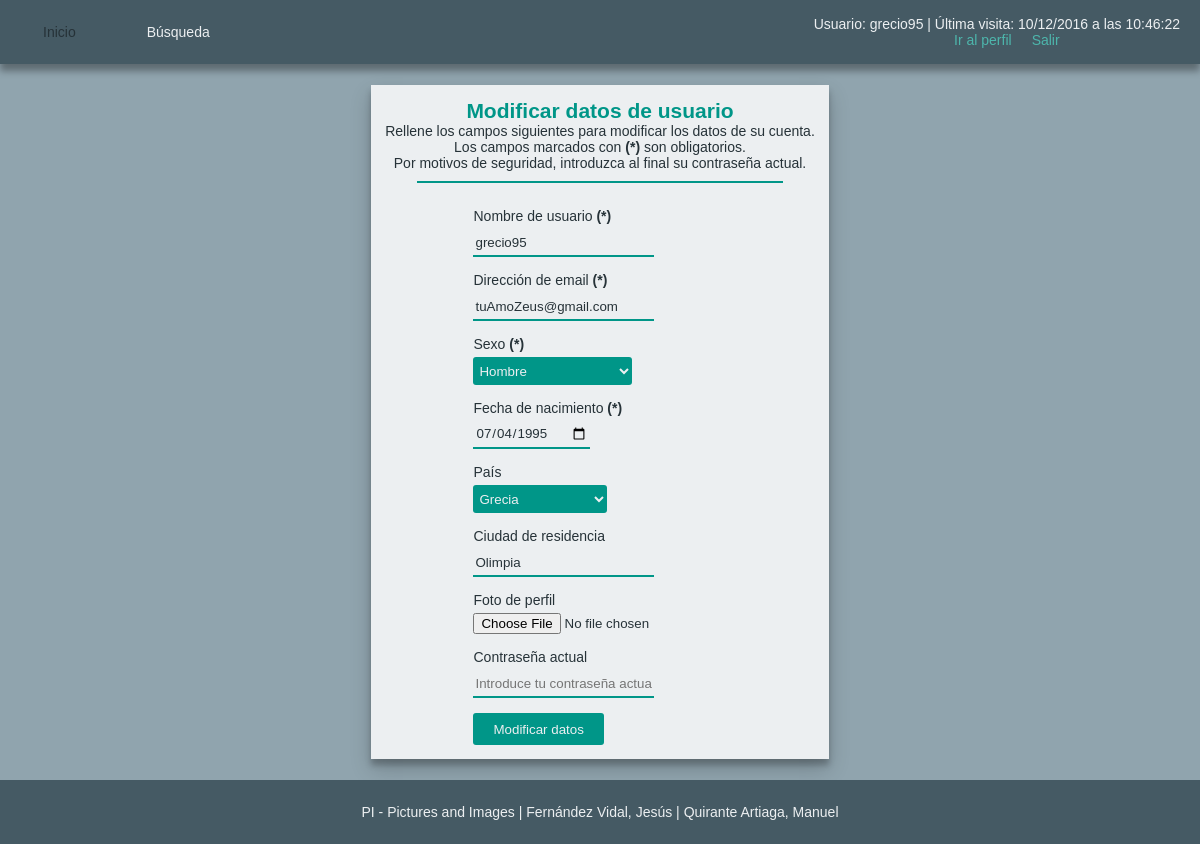
Screenshot of /usu/modificarDatos.php (signed in) with the database file from the repository.
### tables this page shows
CREATE TABLE IF NOT EXISTS `usuarios` (
  `IdUsuario` int(11) NOT NULL AUTO_INCREMENT,
  `NomUsuario` varchar(15) NOT NULL,
  `ClaveUsuario` varchar(15) NOT NULL,
  `EmailUsuario` varchar(200) NOT NULL,
  `SexoUsuario` tinyint(4) NOT NULL,
  `FNacimientoUsuario` date NOT NULL,
  `CiudadUsuario` varchar(100) DEFAULT NULL,
  `PaisUsuario` int(11) DEFAULT NULL,
  `FotoUsuario` varchar(256) NOT NULL DEFAULT 'img/com/avatar.png',
  `FRegistroUsuario` timestamp NOT NULL DEFAULT CURRENT_TIMESTAMP,
  PRIMARY KEY (`IdUsuario`),
  UNIQUE KEY `NomUsuario` (`NomUsuario`),
  UNIQUE KEY `EmailUsuario` (`EmailUsuario`),
  KEY `FK_usuarios_paises` (`PaisUsuario`),
  CONSTRAINT `FK_usuarios_paises` FOREIGN KEY (`PaisUsuario`) REFERENCES `paises` (`IdPais`) ON DELETE SET NULL ON UPDATE CASCADE
);

### inc/func/mysql/basico.inc.php (called while the page is built, shortened)
<?php
	function abrirConexion()
	{
		return true;
	}
	function ejecutarSQL($sql)
	{
		global $conexionBD, $directorioRaiz;
		if (!($resultado = $conexionBD->query($sql)))
		{
			echo "<p><img src='$directorioRaiz"."img/com/error.png' alt='Error' /></p>";
			$tipoConsulta = explode(" ", $sql, 2)[0];
			switch ($tipoConsulta)
			{
				case "INSERT":
				case "insert":
				{
					echo "<p>No se pudo añadir los datos al servidor.</p>";
					break;
				}
				case "UPDATE":
				case "update":
				{
					echo "<p>No se pudo modificar los datos del servidor.</p>";
					break;
				}
				case "DELETE":
				case "delete":
				{
					echo "<p>No se pudo eliminar los datos del servidor.</p>";
					break;
				}
				default:
				{
					echo "<p>No se pudo recuperar los datos del servidor.</p>";
					break;
				}
			}
			return false;
		}
		return $resultado;
	}
?>
<?php
	function getSQLUsuario($usu)
	{
		return "SELECT NomUsuario, ClaveUsuario, EmailUsuario, SexoUsuario, FNacimientoUsuario, CiudadUsuario, IdPais, NomPais, FotoUsuario FROM usuarios, paises WHERE PaisUsuario = IdPais AND NomUsuario = '$usu'";
	}
	function getSQLPaises()
	{
		return "SELECT IdPais, NomPais FROM paises ORDER BY NomPais ASC";
	}
?>

### inc/func/mysql/formularios.inc.php (the view, shortened to what this page needs)
<?php
	function selectorPais($paises, $preSel = 0)
	{
?>
		<p><label for="pais">País</label></p>
		<p><select name="pais" id="pais">
<?php
		while ($fila = $paises->fetch_object())
		{
			$IdPais = $fila->IdPais;
			$NomPais = $fila->NomPais;
			$selected = ($IdPais == $preSel ? "selected" : "");
?>
		<option value="<?php echo $IdPais; ?>" <?php echo $selected; ?>><?php echo $NomPais; ?></option>
<?php
		}
		echo "</select></p>";
	}
?>
<?php
	function selectorSexo($preSel = 0)
	{
?>
		<p><label for="sexo">Sexo <strong>(*)</strong></label></p>
		<p>
			<select name="sexo" id="sexo">
<?php
		$nombre[0] = "Seleccione una opción";
		$nombre[1] = "Hombre";
		$nombre[2] = "Mujer";
		$nombre[3] = "Otro";
		for ($i = 0; $i < 4; $i++)
		{
			$selected = ($i == $preSel ? "selected" : "");
?>
		<option value="<?php echo $i; ?>" <?php echo $selected; ?>><?php echo $nombre[$i]; ?></option>
<?php
		}
		echo "</select></p>";
	}
?>

### usu/modificarDatos.php (shortened to what this page needs)
<?php
	$directorioRaiz = "../";
	include_once("../inc/func/mysql/basico.inc.php");
	include_once("../inc/func/mysql/formularios.inc.php");
	require_once("../inc/head.inc");
 ?>
<main class="centrado">
	<section class="encabezado">
		<h1>Modificar datos de usuario</h1>
		<p>Rellene los campos siguientes para modificar los datos de su cuenta.</p>
		<p>Los campos marcados con <strong>(*)</strong> son obligatorios.</p>
		<p>Por motivos de seguridad, introduzca al final su contraseña actual.</p>
	</section>
	<div class="separador"></div>
	<section>
	<?php
		if (abrirConexion())
		{
			$sql = getSQLPaises();
			if ($resultadoPaises = ejecutarSQL($sql))
			{
				$sql = getSQLUsuario($_SESSION["userName"]);
				if ($resultadoUsuario = ejecutarSQL($sql))
				{
					$fila = $resultadoUsuario->fetch_object();
					$NomUsuario = $fila->NomUsuario;
					$EmailUsuario = $fila->EmailUsuario;
					$SexoUsuario = $fila->SexoUsuario;
					$FNacimientoUsuario = $fila->FNacimientoUsuario;
					$CiudadUsuario = $fila->CiudadUsuario;
					$IdPais = $fila->IdPais;
	?>
					<form action="modificarDatos_respuesta.php" method="POST" enctype="multipart/form-data">
						<p><label for="nombreUsuario">Nombre de usuario <strong>(*)</strong></label></p>
						<p><input type="text" name="nombreUsuario" id="nombreUsuario" placeholder="Escribe tu nombre completo" required <?php echo "value='$NomUsuario'"; ?>/></p>
						<p><label for="email">Dirección de email <strong>(*)</strong></label></p>
						<p><input type="email" name="email" id="email" placeholder="Introduce tu email, recuerda la @" required <?php echo "value='$EmailUsuario'"; ?>/></p>
						<?php selectorSexo($SexoUsuario); ?>
						<p><label for="fecha">Fecha de nacimiento <strong>(*)</strong></label></p>
						<p><input type="date" name="fecha" id="fecha" required <?php echo "value='$FNacimientoUsuario'"; ?>/></p>
						<?php selectorPais($resultadoPaises, $IdPais); ?>
						<p><label for="ciudad">Ciudad de residencia</label></p>
						<p><input type="text" name="ciudad" id="ciudad" placeholder="Ciudad en la que vives actualmente" <?php echo "value='$CiudadUsuario'"; ?>/></p>
						<p><label for="foto">Foto de perfil</label></p>
						<p><input type="file" name="foto" id="foto"/></p>
						<p><label for="passActual">Contraseña actual</label></p>
						<p><input type="password" name="passActual" id="passActual" placeholder="Introduce tu contraseña actual" required/></p>
						<input type="submit" value="Modificar datos" />
					</form>
	<?php
				}
			}
		}
	?>
	</section>
</main>
<?php
	require_once("../inc/footer.inc");
?>

### css/estilos.css (style rules this page uses)
* { margin: 0px; box-sizing: border-box; outline-color: #009688; }
body { min-height: 100vh; padding: 0em 1em; padding-top: 64px; background: #90A4AE; font-family: "Ubuntu", "Arial", "Helvetica", sans-serif; font-size: 14px; color: #263238; display: flex; flex-direction: column; }
main { width: 100%; padding: 1em; background: #ECEFF1; box-shadow: 0 10px 20px rgba(0,0,0,0.19), 0 6px 6px rgba(0,0,0,0.23); display: flex; flex-direction: column; align-items: center; }
.centrado { width: initial; }
main section { display: flex; flex-direction: column; align-items: center; }
h1, h2, h3 { color: #009688; }
h1, h2 { text-align: center; }
.encabezado { display: flex; flex-direction: column; align-items: center; }
.separador { margin-top: 10px; margin-bottom: 20px; border-bottom: 2px solid #009688; width: 85%; }

### css/contraste.css (style rules this page uses)
* { margin: 0px; box-sizing: border-box; outline-color: #2196F3; }
body { min-height: 100vh; padding: 0em 1em; padding-top: 64px ; background: #263238; font-family: "Ubuntu", "Arial", "Helvetica", sans-serif; font-size: 14px; color: #ECEFF1; display: flex; flex-direction: column; }
main { width: 100%; padding: 1em; background: inherit; display: flex; flex-direction: column; align-items: center; flex: 1; }
.centrado { width: initial; }
main section { display: flex; flex-direction: column; align-items: center; }
h1, h2, h3 { color: #2196F3; }
h1, h2 { text-align: center; }
.encabezado { display: flex; flex-direction: column; align-items: center; }
.separador { margin-top: 10px; margin-bottom: 20px; border-bottom: 2px solid #2196F3; width: 85%; }

### css/formularios.css (style rules this page uses)
form p { margin: 5px 0px; }
form p input, form p textarea, form p select { margin-bottom: 10px; }
input[type="text"], input[type="password"], input[type="email"], input[type="number"], input[type="tel"], input[type="date"], input[type="submit"], textarea, select { outline: none; border: none; border-bottom: 2px solid #009688; height: 28px; padding: 2px; background: inherit; font-family: inherit; color: inherit; transition: all .25s ease-in-out; }
select, input[type="submit"] { border: none; border-radius: 3px; background: #009688; color: #ECEFF1; }
input[type="submit"] { box-sizing: content-box; padding: 2px 20px; }

### css/galerias.css (style rules this page uses)
section { display: flex; flex-flow: row wrap; justify-content: center; align-items: center; }

### css/contraste-formularios.css (style rules this page uses)
form p { margin: 5px 0px; }
form p input, form p textarea, form p select { margin-bottom: 10px; }
input[type="text"], input[type="password"], input[type="email"], input[type="number"], input[type="tel"], input[type="date"], input[type="submit"], textarea, select { outline: none; border: none; border-bottom: 2px solid #2196F3; height: 28px; padding: 2px; background: inherit; font-family: inherit; color: inherit; transition: all .25s ease-in-out; }
select, input[type="submit"] { border: none; border-radius: 3px; background: #2196F3; color: #ECEFF1; }
input[type="submit"] { box-sizing: content-box; padding: 2px 20px; }

### css/contraste-galerias.css (style rules this page uses)
section { display: flex; flex-flow: row wrap; justify-content: center; align-items: center; }

### css/imprimir.css (style rules this page uses)
* { margin: 0px; box-sizing: border-box; }
body { min-height: 100vh; background: #FFF; font-family: serif; font-size: 12pt; color: #000; display: flex; flex-direction: column; }
main { margin: 1.5em 1em; padding: 1em; background: transparent; display: flex; flex-direction: column; align-items: center; flex: 1; }
h1, h2, h3 { color: black; }
h1, h2 { text-align: center; }
.centrado { margin: 1.5em 14px; margin-top: 85px; }
.encabezado { margin-bottom: 20px; width: 85%; padding-bottom: 10px; border-bottom: 2px solid #000; display: flex; flex-direction: column; align-items: center; }
input[type="text"], input[type="password"], input[type="email"], input[type="number"], input[type="tel"], input[type="date"], textarea { border-bottom: 2px solid #000 !important; color:#000; background: transparent; }
select, input[type="submit"] { border: 2px solid #000; color:#000; background: transparent; }

### rows the page displays
usuarios: nombreUsuario "grecio95", email "tuAmoZeus@gmail.com", fecha "07/04/1995", ciudad "Olimpia"

### other values shown
$userName "grecio95"
$fecha "10/12/2016 a las 10:46:22"
form field sexo "Hombre"
form field pais "Grecia"
